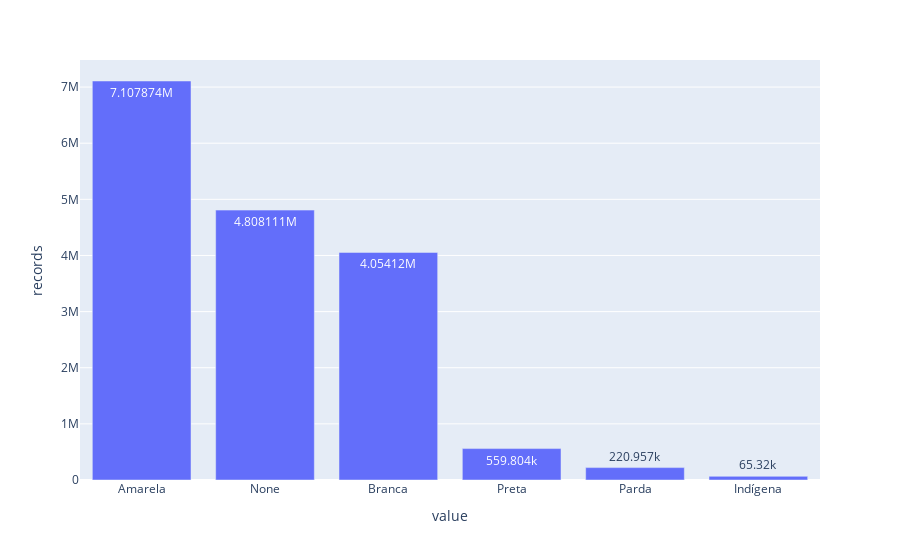

Notebook source saved alongside this figure:
### Markdown cell above
Vamos observar a frequência que cada raça/cor apresenta.

**Observações**

- O segundo maior valor é `None`, ou seja, não possui informação de raça/cor disponível;
- `Preta`, `Parda` e principalmente `Indígena` estão subnotificados;
- A maioria está classificada como `Amarela`;
- `Branca` é um pouco mais que a metade de `Amarela`.

### Code cell
var = 'raca_cor'
df = pd.read_sql_query(query_value_counts(var), cnx)
bar_plot(df, var).show()

### Figure 1 — Plotly figure (JSON) as saved in the notebook; plotly's stock layout.template omitted (floating-point values rounded to 4 significant figures)
{"data": [{"alignmentgroup": "True", "hovertemplate": "value=%{x}<br>records=%{y}<extra></extra>", "legendgroup": "", "marker": {"color": "#636efa", "pattern": {"shape": ""}}, "name": "", "offsetgroup": "", "orientation": "v", "showlegend": false, "textposition": "auto", "texttemplate": "%{y}", "type": "bar", "x": ["Amarela", "None", "Branca", "Preta", "Parda", "Indígena"], "xaxis": "x", "y": [7107874, 4808111, 4054120, 559804, 220957, 65320], "yaxis": "y"}], "layout": {"barmode": "relative", "legend": {"tracegroupgap": 0}, "margin": {"t": 60}, "xaxis": {"anchor": "y", "categoryarray": ["Amarela", "None", "Branca", "Preta", "Parda", "Indígena"], "categoryorder": "array", "domain": [0, 1], "title": {"text": "value"}}, "yaxis": {"anchor": "x", "domain": [0, 1], "title": {"text": "records"}}}}
